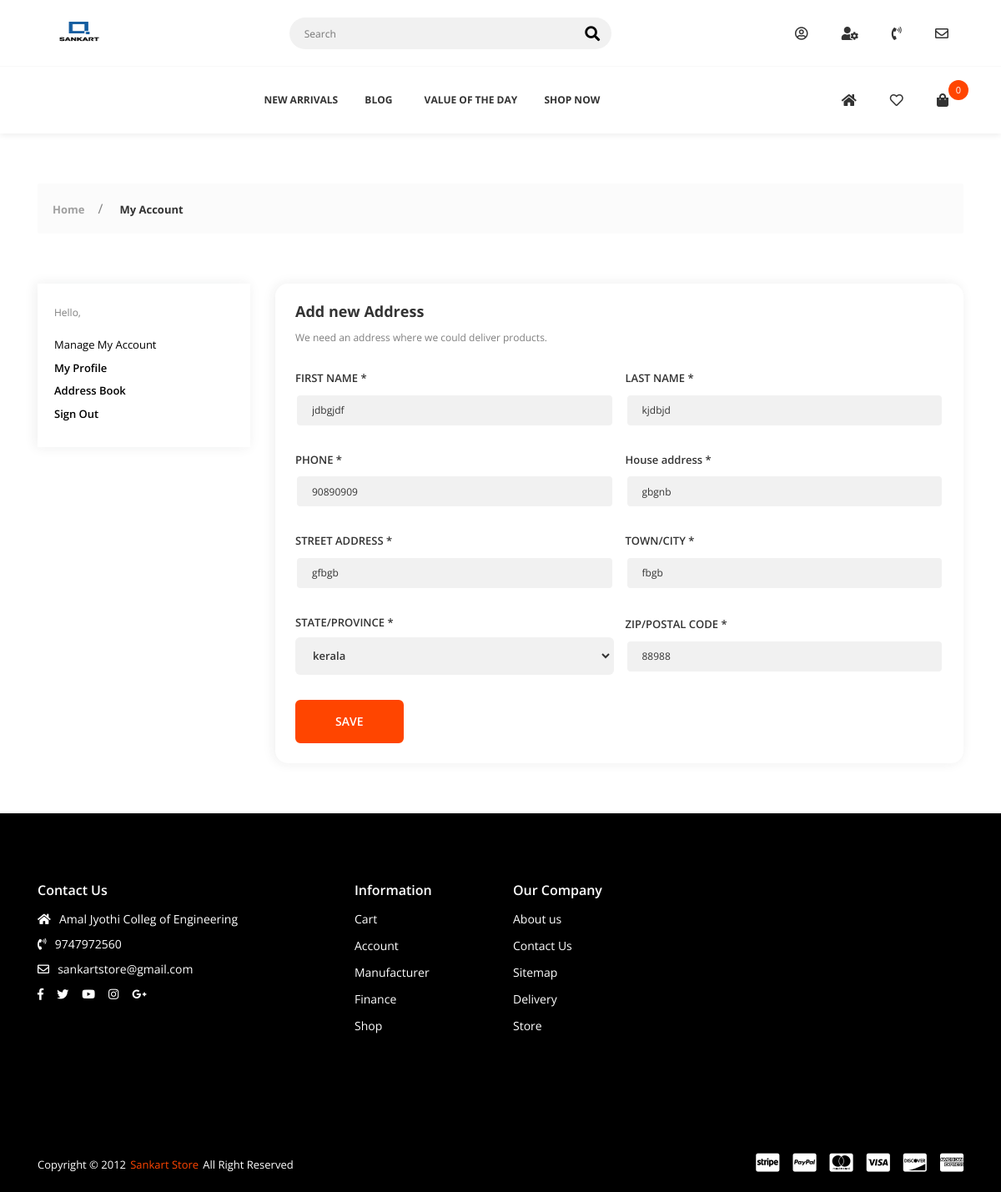
/addressedit/1/, run on an earlier commit of the app's database.
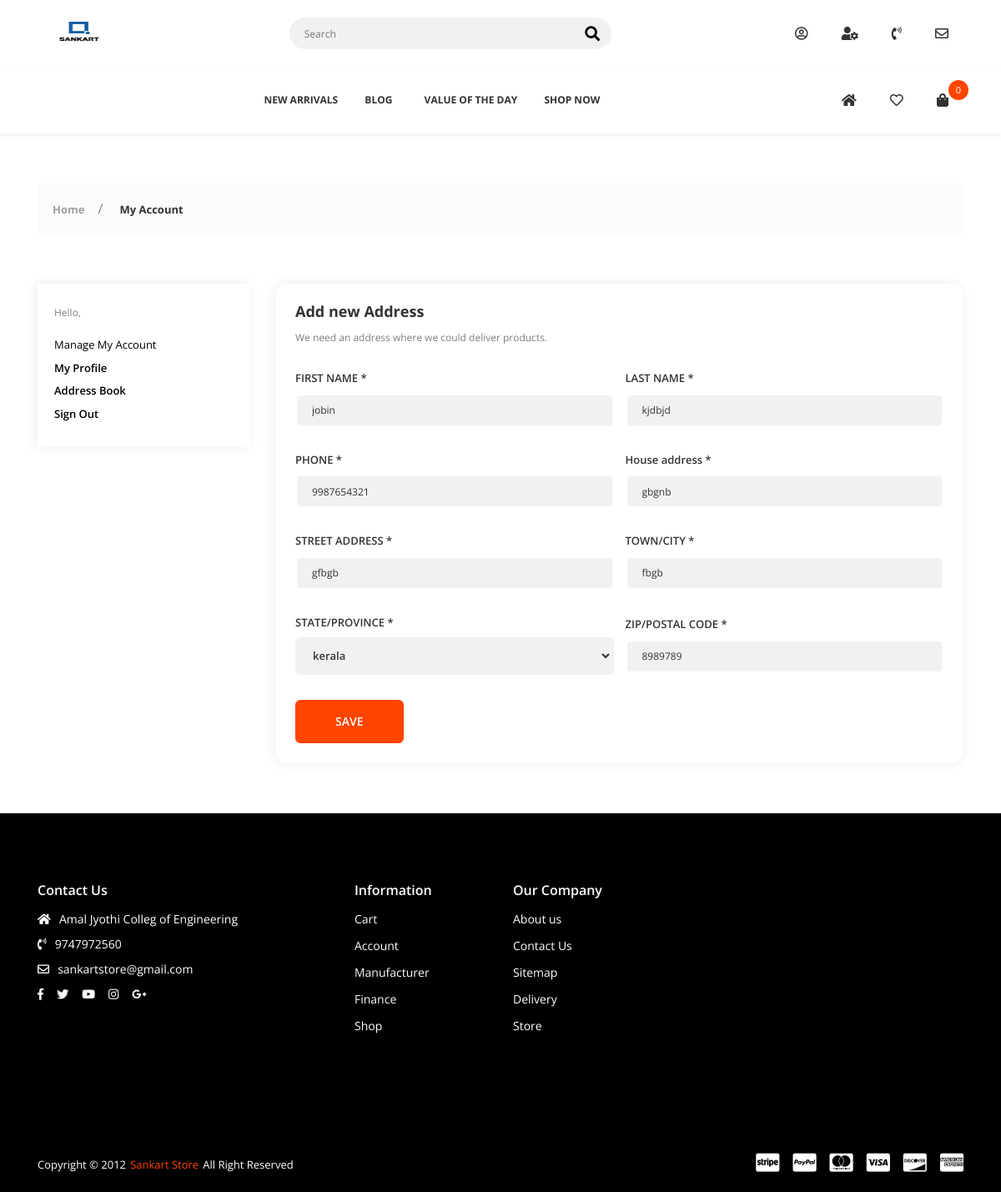
And on a later commit of the database.
### accounts/models.py (models this page shows, shortened)
class Address_Book(models.Model):
    user = models.ForeignKey(Account, on_delete=models.CASCADE)
    id = models.AutoField(primary_key=True)
    fname = models.CharField(max_length=100, blank=True, null=True, editable=False)
    lname = models.CharField(max_length=100, blank=True, null=True, editable=False)
    phone_number = models.BigIntegerField(default=0, editable=False)
    house = models.CharField(blank=True, max_length=100,null=True)
    street = models.CharField(blank=True, max_length=20,null=True)
    city = models.CharField(blank=True, max_length=20,null=True)
    state = models.CharField(blank=True, max_length=20,null=True)
    pin = models.IntegerField(blank=True,null=True)
    status = models.BooleanField(default=False)

### User_Dashboard/views.py (the view, shortened to what this page needs)
# urls.py: path('addressedit/<int:address_id>/', views.addressedit, name='addressedit'),
def addressedit(request,address_id):
    address = Address_Book.objects.get(id=address_id)
    context = {
            'address': address,
    }
    return render(request,'dashboard/dash-address-edit.html', context)

### cart/context_processors.py (called while the page is built)
def counter(request):
    cart_count = 0
    if 'admin' in request.path:
        return {}
    else:
        try:
            cart = Cart.objects.filter(cart_id=_cart_id(request))
            if request.user.is_authenticated:
                cart_items = CartItem.objects.all().filter(user=request.user)
            else:
                cart_items = CartItem.objects.all().filter(cart=cart[:1])
            for cart_item in cart_items:
                cart_count += cart_item.quantity
        except Cart.DoesNotExist:
            cart_count = 0
    return dict(cart_count=cart_count)

### cart/views.py (called while the page is built)
def _cart_id(request):
    cart = request.session.session_key
    if not cart:
        cart = request.session.create()
    return cart

### wishlist/views.py (called while the page is built)
def _wishlist_id(request):
    wishlist = request.session.session_key
    if not wishlist:
        wishlist = request.session.create()
    return wishlist

### templates/dashboard/dash-address-edit.html (shortened to what the changed rows need)
{% extends 'base.html' %}
{% load static %}
{% block content %}
        <div class="app-content">
            <div class="u-s-p-b-60">
                <div class="section__content">
                    <div class="dash">
                        <div class="container">
                            <div class="row">
                                <div class="col-lg-9 col-md-12">
                                    <div class="dash__box dash__box--shadow dash__box--radius dash__box--bg-white">
                                        <div class="dash__pad-2">
                                            <h1 class="dash__h1 u-s-m-b-14">Add new Address</h1>
                                            <form class="dash-address-manipulation" method="post" action="{% url 'addressedit' address.id %}"  enctype="multipart/form-data">
                                                <div class="gl-inline">
                                                    <div class="u-s-m-b-30">
                                                        <label class="gl-label" for="fname">FIRST NAME *</label>
                                                        <input class="input-text input-text--primary-style" type="text" id="fname" name="fname" value={{address.fname}} placeholder="First Name"></div>
                                                    <div class="u-s-m-b-30">
                                                        <label class="gl-label" for="lname">LAST NAME *</label>
                                                        <input class="input-text input-text--primary-style" type="text" id="lname" name="lname" value={{address.lname}} placeholder="Last Name"></div>
                                                </div>
                                                <div class="gl-inline">
                                                    <div class="u-s-m-b-30">
                                                        <label class="gl-label" for="tel">PHONE *</label>
                                                        <input class="input-text input-text--primary-style" type="text" id="tel" name="tel" value={{address.phone_number}}></div>
                                                    <div class="u-s-m-b-30">
                                                        <label class="gl-label" for="house">House address *</label>
                                                        <input class="input-text input-text--primary-style" type="text" id="house" name="house" value={{address.house}} placeholder="House Name/Appartment Name"></div>
                                                </div>
                                                <div class="gl-inline">
                                                    <div class="u-s-m-b-30">
                                                        <label class="gl-label" for="street">STREET ADDRESS *</label>
                                                        <input class="input-text input-text--primary-style" type="text" id="street" name="street" value={{address.street}} placeholder="Street address">
                                                    </div>
                                                    <div class="u-s-m-b-30">
                                                        <label class="gl-label" for="city">TOWN/CITY *</label>
                                                        <input class="input-text input-text--primary-style" type="text" id="city" name="city" value={{address.city}}>
                                                    </div>
                                                </div>
                                                <div class="gl-inline">
                                                    <div class="u-s-m-b-30">
                                                        <label class="gl-label" for="state">STATE/PROVINCE *</label><select class="select-box select-box--primary-style" id="state" name="state">
                                                            <option selected value="{{address.state}}">{{address.state}}</option>
                                                        </select>
                                                    </div>
                                                    <div class="u-s-m-b-30">
                                                        <label class="gl-label" for="pin">ZIP/POSTAL CODE *</label>
                                                        <input class="input-text input-text--primary-style" type="text" id="pin" name="pin" value={{address.pin}} placeholder="Zip/Postal Code"></div>
                                                </div>
                                            </form>
                                        </div>
                                    </div>
                                </div>
                            </div>
                        </div>
                    </div>
                </div>
            </div>
        </div>
{% endblock %}

What changed in the data, as far as the page shows it:
changed Address_Book "kjdbjd": fname "jdbgjdf" → "jobin"; tel "90890909" → "9987654321"; pin "88988" → "8989789"
